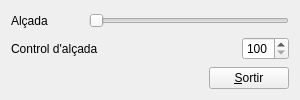
<?xml version="1.0" encoding="UTF-8"?>
<ui version="4.0">
 <class>MyForm</class>
 <widget class="QWidget" name="MyForm">
  <property name="geometry">
   <rect>
    <x>0</x>
    <y>0</y>
    <width>300</width>
    <height>100</height>
   </rect>
  </property>
  <property name="maximumSize">
   <size>
    <width>400</width>
    <height>100</height>
   </size>
  </property>
  <property name="windowTitle">
   <string>Form</string>
  </property>
  <layout class="QVBoxLayout" name="verticalLayout_2">
   <item>
    <layout class="QHBoxLayout" name="horizontalLayout_2">
     <item>
      <widget class="QLabel" name="label">
       <property name="text">
        <string>Alçada</string>
       </property>
      </widget>
     </item>
     <item>
      <spacer name="horizontalSpacer_3">
       <property name="orientation">
        <enum>Qt::Horizontal</enum>
       </property>
       <property name="sizeHint" stdset="0">
        <size>
         <width>40</width>
         <height>20</height>
        </size>
       </property>
      </spacer>
     </item>
     <item>
      <widget class="QSlider" name="horizontalSlider">
       <property name="minimumSize">
        <size>
         <width>200</width>
         <height>0</height>
        </size>
       </property>
       <property name="minimum">
        <number>100</number>
       </property>
       <property name="maximum">
        <number>220</number>
       </property>
       <property name="orientation">
        <enum>Qt::Horizontal</enum>
       </property>
      </widget>
     </item>
    </layout>
   </item>
   <item>
    <layout class="QHBoxLayout" name="horizontalLayout_3">
     <item>
      <widget class="QLabel" name="label_2">
       <property name="text">
        <string>Control d'alçada</string>
       </property>
      </widget>
     </item>
     <item>
      <spacer name="horizontalSpacer_2">
       <property name="orientation">
        <enum>Qt::Horizontal</enum>
       </property>
       <property name="sizeHint" stdset="0">
        <size>
         <width>40</width>
         <height>20</height>
        </size>
       </property>
      </spacer>
     </item>
     <item>
      <widget class="QSpinBox" name="spinBox">
       <property name="minimum">
        <number>100</number>
       </property>
       <property name="maximum">
        <number>220</number>
       </property>
      </widget>
     </item>
    </layout>
   </item>
   <item>
    <layout class="QVBoxLayout" name="verticalLayout">
     <item>
      <spacer name="verticalSpacer">
       <property name="orientation">
        <enum>Qt::Vertical</enum>
       </property>
       <property name="sizeHint" stdset="0">
        <size>
         <width>20</width>
         <height>40</height>
        </size>
       </property>
      </spacer>
     </item>
     <item>
      <layout class="QHBoxLayout" name="horizontalLayout">
       <item>
        <spacer name="horizontalSpacer">
         <property name="orientation">
          <enum>Qt::Horizontal</enum>
         </property>
         <property name="sizeHint" stdset="0">
          <size>
           <width>40</width>
           <height>20</height>
          </size>
         </property>
        </spacer>
       </item>
       <item>
        <widget class="QPushButton" name="pushButton">
         <property name="text">
          <string>&amp;Sortir</string>
         </property>
        </widget>
       </item>
      </layout>
     </item>
    </layout>
   </item>
  </layout>
 </widget>
 <resources/>
 <connections>
  <connection>
   <sender>horizontalSlider</sender>
   <signal>valueChanged(int)</signal>
   <receiver>spinBox</receiver>
   <slot>setValue(int)</slot>
   <hints>
    <hint type="sourcelabel">
     <x>161</x>
     <y>14</y>
    </hint>
    <hint type="destinationlabel">
     <x>179</x>
     <y>54</y>
    </hint>
   </hints>
  </connection>
  <connection>
   <sender>spinBox</sender>
   <signal>valueChanged(int)</signal>
   <receiver>horizontalSlider</receiver>
   <slot>setValue(int)</slot>
   <hints>
    <hint type="sourcelabel">
     <x>155</x>
     <y>55</y>
    </hint>
    <hint type="destinationlabel">
     <x>152</x>
     <y>23</y>
    </hint>
   </hints>
  </connection>
  <connection>
   <sender>pushButton</sender>
   <signal>released()</signal>
   <receiver>MyForm</receiver>
   <slot>close()</slot>
   <hints>
    <hint type="sourcelabel">
     <x>328</x>
     <y>277</y>
    </hint>
    <hint type="destinationlabel">
     <x>225</x>
     <y>191</y>
    </hint>
   </hints>
  </connection>
 </connections>
</ui>
